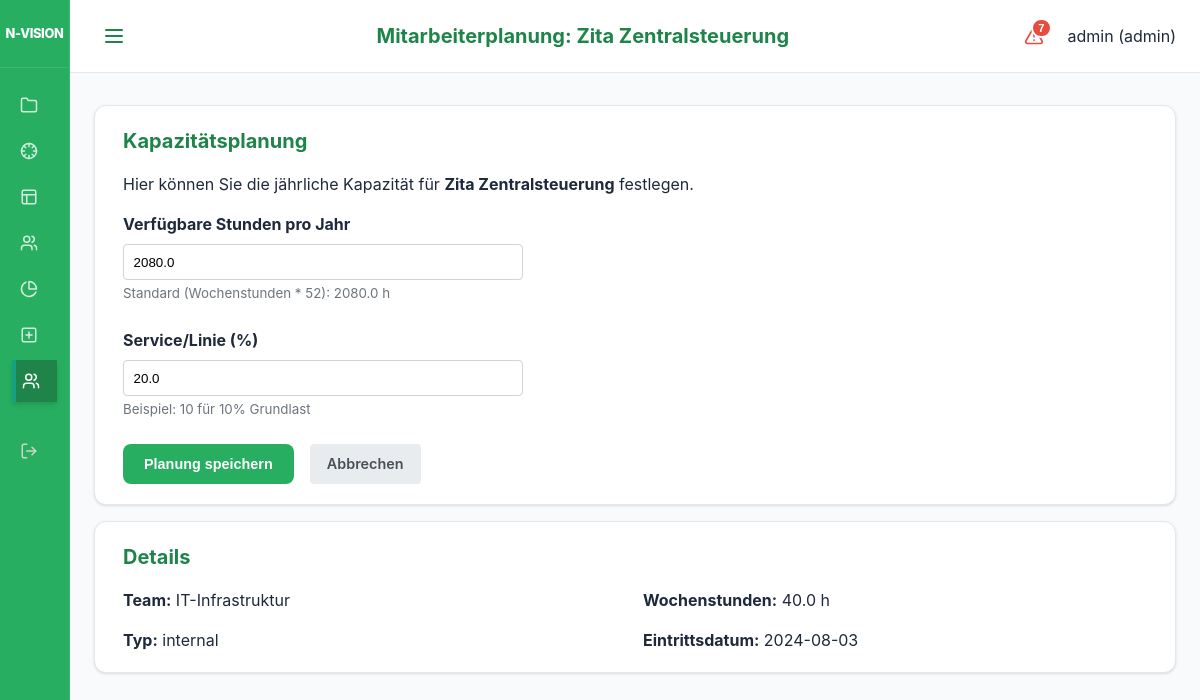
/ui/employees/59/plan (signed in), run on the app's committed database.
### models.py (models this page shows)
class User(Base):
    __tablename__ = "users"
    id = Column(Integer, primary_key=True, index=True)
    username = Column(String, unique=True, index=True)
    hashed_password = Column(String)
    role = Column(Enum(UserRole), default=UserRole.EMPLOYEE)
    employee_id = Column(Integer, ForeignKey("employees.id"), nullable=True)
    is_active = Column(Boolean, default=True)
    employee = relationship("Employee", back_populates="user")

class Employee(Base):
    __tablename__ = "employees"
    id = Column(Integer, primary_key=True, index=True)
    name = Column(String, index=True)
    type = Column(Enum(ResourceType), default=ResourceType.INTERNAL)
    role_id = Column(Integer, ForeignKey("roles.id"))
    team_id = Column(Integer, ForeignKey("teams.id"))
    weekly_hours = Column(Float, default=40.0)
    annual_hours_target = Column(Float, nullable=True) # Neuer Wert für Jahresplanung
    employment_start = Column(Date)
    employment_end = Column(Date, nullable=True)
    role = relationship("Role", back_populates="employees")
    team = relationship("Team", back_populates="employees")
    staffings = relationship("Staffing", back_populates="employee")
    service_allocations = relationship("ServiceAllocation", back_populates="employee")
    absences = relationship("Absence", back_populates="employee")
    user = relationship("User", back_populates="employee", uselist=False)
    bookings = relationship("Booking", back_populates="employee")

class ServiceAllocation(Base):
    __tablename__ = "service_allocations"
    id = Column(Integer, primary_key=True, index=True)
    employee_id = Column(Integer, ForeignKey("employees.id"))
    capacity_percent = Column(Float) # e.g. 20.0 for 20%
    description = Column(String, nullable=True)
    employee = relationship("Employee", back_populates="service_allocations")

class Team(Base):
    __tablename__ = "teams"
    id = Column(Integer, primary_key=True, index=True)
    name = Column(String, unique=True, index=True)
    employees = relationship("Employee", back_populates="team")

### main.py (the view)
@app.get("/ui/employees/{employee_id}/plan", response_class=HTMLResponse)
def ui_employee_plan(request: Request, employee_id: int, db: Session = Depends(get_db), user: models.User = Depends(admin_required)):
    employee = db.query(models.Employee).filter(models.Employee.id == employee_id).first()
    if not employee:
        raise HTTPException(status_code=404, detail="Employee not found")
    return templates.TemplateResponse(
        request=request, name="employee_plan.html", context={
            "employee": employee,
            "active_page": "employees"
        }
    )

### templates/employee_plan.html
{% extends "base.html" %}
{% set title = "Mitarbeiterplanung: " ~ employee.name %}
{% block content %}
<div class="card">
    <h2>Kapazitätsplanung</h2>
    <p>Hier können Sie die jährliche Kapazität für <strong>{{ employee.name }}</strong> festlegen.</p>
    <form action="/ui/employees/{{ employee.id }}/plan" method="post" style="max-width: 400px;">
        <div style="margin-bottom: 1.5rem;">
            <label for="annual_hours_target" style="display: block; margin-bottom: 0.5rem; font-weight: bold;">Verfügbare Stunden pro Jahr</label>
            <input type="number"
                   id="annual_hours_target"
                   name="annual_hours_target"
                   value="{{ employee.annual_hours_target if employee.annual_hours_target else (employee.weekly_hours * 52) }}"
                   step="1"
                   required
                   style="width: 100%; padding: 0.6rem; border: 1px solid #ced4da; border-radius: 4px;">
            <small style="color: #6c757d;">Standard (Wochenstunden * 52): {{ employee.weekly_hours * 52 }} h</small>
        </div>
        <div style="margin-bottom: 1.5rem;">
            <label for="service_capacity_percent" style="display: block; margin-bottom: 0.5rem; font-weight: bold;">Service/Linie (%)</label>
            <input type="number"
                   id="service_capacity_percent"
                   name="service_capacity_percent"
                   value="{{ employee.service_allocations[0].capacity_percent if employee.service_allocations else 0.0 }}"
                   step="1"
                   min="0"
                   max="100"
                   required
                   style="width: 100%; padding: 0.6rem; border: 1px solid #ced4da; border-radius: 4px;">
            <small style="color: #6c757d;">Beispiel: 10 für 10% Grundlast</small>
        </div>
        <div style="display: flex; gap: 1rem;">
            <button type="submit" class="btn btn-primary">Planung speichern</button>
            <a href="/ui/employees" class="btn" style="background: #e9ecef; color: #495057; text-decoration: none; padding: 0.5rem 1rem; border-radius: 4px; display: inline-block;">Abbrechen</a>
        </div>
    </form>
</div>
<div class="card">
    <h2>Details</h2>
    <div style="display: grid; grid-template-columns: 1fr 1fr; gap: 1rem;">
        <div>
            <strong>Team:</strong> {{ employee.team.name if employee.team else "Kein Team" }}
        </div>
        <div>
            <strong>Wochenstunden:</strong> {{ employee.weekly_hours }} h
        </div>
        <div>
            <strong>Typ:</strong> {{ employee.type.value }}
        </div>
        <div>
            <strong>Eintrittsdatum:</strong> {{ employee.employment_start }}
        </div>
    </div>
</div>
{% endblock %}

### templates/base.html (shortened to what this page needs)
<!DOCTYPE html>
<html lang="de">
<head>
    <link rel="stylesheet" href="{{ static_url('/static/styles.css') }}">
</head>
<body>
<div class="app-layout">
    <aside class="sidebar">
        <div class="sidebar-header">
            <div class="brand-title">N-VISION</div>
        </div>
        <nav class="sidebar-nav">
            <div class="nav-group">
                <a href="/ui/projects" class="{% if active_page == 'projects' %}active{% endif %}" title="Projekte">
                    <svg xmlns="http://www.w3.org/2000/svg" width="18" height="18" viewBox="0 0 24 24" fill="none" stroke="currentColor" stroke-width="2" stroke-linecap="round" stroke-linejoin="round" class="nav-icon"><path d="M22 19a2 2 0 0 1-2 2H4a2 2 0 0 1-2-2V5a2 2 0 0 1 2-2h5l2 3h9a2 2 0 0 1 2 2z"/></svg>
                </a>
                <a href="/ui/projektlenkung" class="{% if active_page == 'projektlenkung' %}active{% endif %}" title="Projektlenkung">
                </a>
                <a href="/ui/heatmap" class="{% if active_page == 'heatmap' %}active{% endif %}" title="Heatmap">
                    <svg xmlns="http://www.w3.org/2000/svg" width="18" height="18" viewBox="0 0 24 24" fill="none" stroke="currentColor" stroke-width="2" stroke-linecap="round" stroke-linejoin="round" class="nav-icon"><rect width="18" height="18" x="3" y="3" rx="2"/><path d="M3 9h18"/><path d="M9 21V9"/></svg>
                </a>
                <a href="/ui/pab" class="{% if active_page == 'pab' %}active{% endif %}" title="Public Advisory Board">
                </a>
                <a href="/ui/reports" class="{% if active_page == 'reports' %}active{% endif %}" title="Reports">
                    <svg xmlns="http://www.w3.org/2000/svg" width="18" height="18" viewBox="0 0 24 24" fill="none" stroke="currentColor" stroke-width="2" stroke-linecap="round" stroke-linejoin="round" class="nav-icon"><path d="M21.21 15.89A10 10 0 1 1 8 2.83"></path><path d="M22 12A10 10 0 0 0 12 2v10z"></path></svg>
                </a>
                {% if request.state.user and request.state.user.role.value == 'admin' %}
                <a href="/ui/projects/add" class="{% if active_page == 'project_add' %}active{% endif %}" title="Projekt anlegen">
                    <svg xmlns="http://www.w3.org/2000/svg" width="18" height="18" viewBox="0 0 24 24" fill="none" stroke="currentColor" stroke-width="2" stroke-linecap="round" stroke-linejoin="round" class="nav-icon"><rect width="18" height="18" x="3" y="3" rx="2"/><path d="M12 8v8"/><path d="M8 12h8"/></svg>
                </a>
                <a href="/ui/employees" class="{% if active_page == 'employees' %}active{% endif %}" title="Mitarbeiter">
                </a>
                {% endif %}
            </div>
            <div class="nav-group" style="margin-top: auto;">
                <a href="/logout" class="nav-logout" title="Abmelden">
                </a>
            </div>
        </nav>
    </aside>
    <div class="main-wrapper">
        <header class="top-bar">
            <button class="menu-toggle" id="menuToggle" aria-label="Menü öffnen">
                <svg xmlns="http://www.w3.org/2000/svg" width="24" height="24" viewBox="0 0 24 24" fill="none" stroke="currentColor" stroke-width="2" stroke-linecap="round" stroke-linejoin="round"><line x1="4" x2="20" y1="12" y2="12"/><line x1="4" x2="20" y1="6" y2="6"/><line x1="4" x2="20" y1="18" y2="18"/></svg>
            </button>
            <h1 class="page-title">{{ title if title else "N-VISION" }}</h1>
            <div class="user-info" style="display: flex; align-items: center; gap: 1rem;">
                {% if request.state.user %}
                {% set criticals = get_critical_projects(request) %}
                <button class="critical-trigger" id="criticalTrigger" title="Kritische Projekte">
                    {% if criticals|length > 0 %}
                    <span class="critical-badge">{{ criticals|length }}</span>
                    {% endif %}
                </button>
                {% endif %}
                <span>{{ request.state.user.username if request.state.user else "Gast" }} ({{ request.state.user.role.value if request.state.user else "" }})</span>
            </div>
        </header>
        <main class="content-area">
            {% block content %}{% endblock %}
        </main>
    </div>
</div>
</body>
</html>

### data on the page
User: state.user "admin", state.user.role "admin"
Employee: name "Zita Zentralsteuerung", annual_hours_target "2080.0", employee.weekly_hours*52 "2080.0", weekly_hours "40.0", type.value "internal", employment_start "2024-08-03"
ServiceAllocation: service_capacity_percent "20.0"
Team: team "IT-Infrastruktur"

### other printed values
{{ title if title else "N-VISION" }} "Mitarbeiterplanung: Zita Zentralsteuerung"
{{ criticals|length }} "7"
